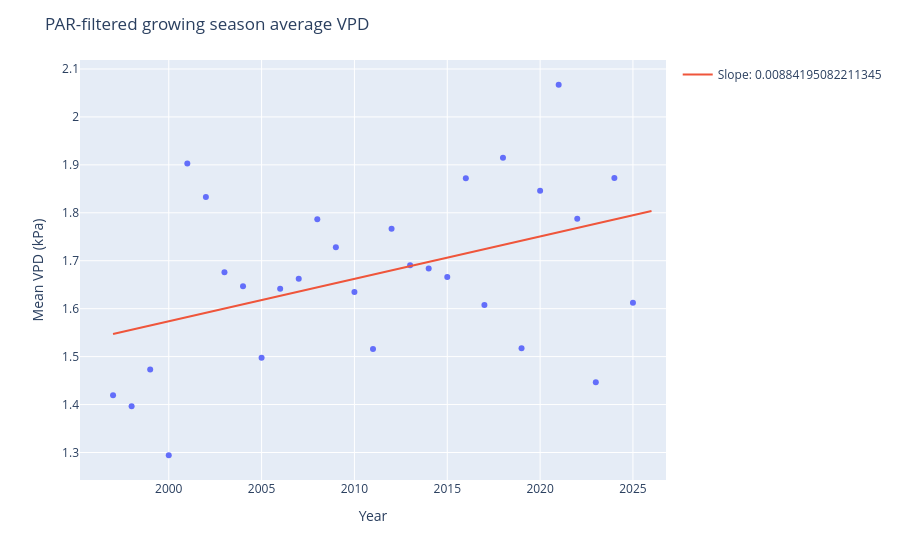

The notebook cell this image was saved under:
### Code cell
par_filtered_means = calculate_growing_season_means(grouped_weather_par_vpd, "avg_val")
par_linreg = linreg_growing_season_means(grouped_weather_par_vpd, "avg_val")
print(par_linreg)

x_space = np.linspace(1997, 2026)
y_space = par_linreg[0] * x_space + par_linreg[1]

fig_par_means = px.scatter(par_filtered_means, x="year", y="mean_val")
fig_par_means.add_scatter(x=x_space, y=y_space, name=f"Slope: {par_linreg[0]}")
fig_par_means.update_layout(title="PAR-filtered growing season average VPD", xaxis_title="Year", yaxis_title="Mean VPD (kPa)")
fig_par_means.show()

### Figure 1 — Plotly figure (JSON) as saved in the notebook; plotly's stock layout.template omitted (floating-point values rounded to 4 significant figures)
{"data": [{"hovertemplate": "year=%{x}<br>mean_val=%{y}<extra></extra>", "legendgroup": "", "marker": {"color": "#636efa", "symbol": "circle"}, "mode": "markers", "name": "", "orientation": "v", "showlegend": false, "type": "scatter", "x": [1997, 1998, 1999, 2000, 2001, 2002, 2003, 2004, 2005, 2006, 2007, 2008, 2009, 2010, 2011, 2012, 2013, 2014, 2015, 2016, 2017, 2018, 2019, 2020, 2021, 2022, 2023, 2024, 2025], "xaxis": "x", "y": [1.419, 1.396, 1.473, 1.294, 1.903, 1.833, 1.676, 1.647, 1.497, 1.642, 1.662, 1.787, 1.728, 1.635, 1.516, 1.767, 1.691, 1.684, 1.666, 1.872, 1.608, 1.915, 1.518, 1.846, 2.067, 1.788, 1.447, 1.872, 1.612], "yaxis": "y"}, {"name": "Slope: 0.00884195082211345", "type": "scatter", "x": [1997.0, 1998.0, 1998.0, 1999.0, 1999.0, 2000.0, 2001.0, 2001.0, 2002.0, 2002.0, 2003.0, 2004.0, 2004.0, 2005.0, 2005.0, 2006.0, 2006.0, 2007.0, 2008.0, 2008.0, 2009.0, 2009.0, 2010.0, 2011.0, 2011.0, 2012.0, 2012.0, 2013.0, 2014.0, 2014.0, 2015.0, 2015.0, 2016.0, 2017.0, 2017.0, 2018.0, 2018.0, 2019.0, 2019.0, 2020.0, 2021.0, 2021.0, 2022.0, 2022.0, 2023.0, 2024.0, 2024.0, 2025.0, 2025.0, 2026.0], "y": [1.547, 1.552, 1.558, 1.563, 1.568, 1.573, 1.579, 1.584, 1.589, 1.594, 1.6, 1.605, 1.61, 1.615, 1.62, 1.626, 1.631, 1.636, 1.641, 1.647, 1.652, 1.657, 1.662, 1.668, 1.673, 1.678, 1.683, 1.689, 1.694, 1.699, 1.704, 1.709, 1.715, 1.72, 1.725, 1.73, 1.736, 1.741, 1.746, 1.751, 1.757, 1.762, 1.767, 1.772, 1.777, 1.783, 1.788, 1.793, 1.798, 1.804]}], "layout": {"legend": {"tracegroupgap": 0}, "margin": {"t": 60}, "title": {"text": "PAR-filtered growing season average VPD"}, "xaxis": {"anchor": "y", "domain": [0, 1], "title": {"text": "Year"}}, "yaxis": {"anchor": "x", "domain": [0, 1], "title": {"text": "Mean VPD (kPa)"}}}}
